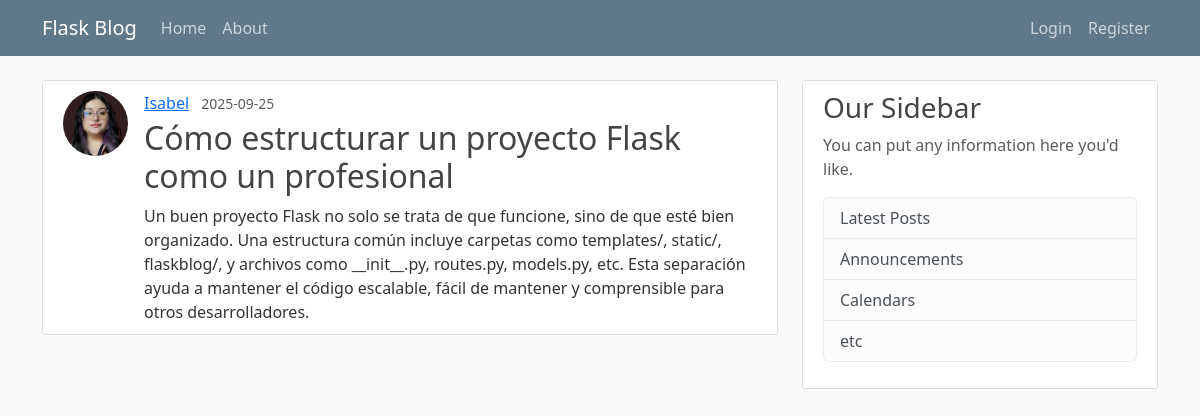
/post/15, run on the app's committed database.
### flaskblog/models.py (models this page shows, shortened)
class User(db.Model, UserMixin):
    id = db.Column(db.Integer, primary_key=True)
    username = db.Column(db.String(20), unique=True, nullable=False)
    email = db.Column(db.String(120), unique=True, nullable=False)
    image_file = db.Column(db.String(20), nullable=False, default='default.jpg')
    password = db.Column(db.String(60), nullable=False)
    posts = db.relationship('Post', backref='author', lazy=True)

class Post(db.Model):
    id = db.Column(db.Integer, primary_key=True)
    title = db.Column(db.String(100), nullable=False)
    date_posted = db.Column(db.DateTime, nullable=False, default=datetime.utcnow)
    content = db.Column(db.Text, nullable=False)
    user_id = db.Column(db.Integer, db.ForeignKey('user.id'), nullable=False)

### flaskblog/posts/routes.py (the view)
@posts.route('/post/<int:post_id>')
def post(post_id):
    post = Post.query.get_or_404(post_id)
    return render_template('post.html', title=post.title, post=post)

### flaskblog/templates/post.html (shortened to what this page needs)
{% extends "layout.html" %}
{% block content %}
    <article class="content-section d-flex mb-4">
        <img class="rounded-circle article-img" src="{{ url_for('static', filename='profile_pics/' + post.author.image_file) }}">
        <div>
            <div class="mb-1">
                <a class="me-2" href="{{ url_for('users.user_posts', username=post.author.username) }}">{{ post.author.username }}</a>
                <small class="text-muted">{{ post.date_posted.strftime('%Y-%m-%d') }}</small>
            </div>
            <h2 class="article-title">{{ post.title }}</h2>
            <div class="article-content">{{ post.content | e }}</div>
        </div>
    </article>
{% endblock content %}

### flaskblog/static/main.css (style rules this page uses)
body { background: #fafafa; color: #333333; margin-top: 5rem; }
h1, h2, h3, h4, h5, h6 { color: #444444; }
.content-section { background: #ffffff; padding: 10px 20px; border: 1px solid #dddddd; border-radius: 3px; margin-bottom: 20px; }
.article-title { color: #444444; text-decoration: none; }
.article-content { white-space: pre-wrap; word-break: break-word; overflow-wrap: break-word; overflow-x: auto; }
.article-img { height: 65px; width: 65px; margin-right: 16px; }

### data on the page
User: image_file (picture), author.username "Isabel"
Post: date_posted "2025-09-25", title "Cómo estructurar un proyecto Flask como un profesional", content "Un buen proyecto Flask no solo se trata de que funcione, sino de que esté bien organizado. Una estructura común incluye carpetas como templates/, static/, flaskblog/, y archivos como __init__.py, routes.py, models.py, etc. Esta separación ayuda a mantener el código escalable, fácil de mantener y comprensible para otros desarrolladores."
